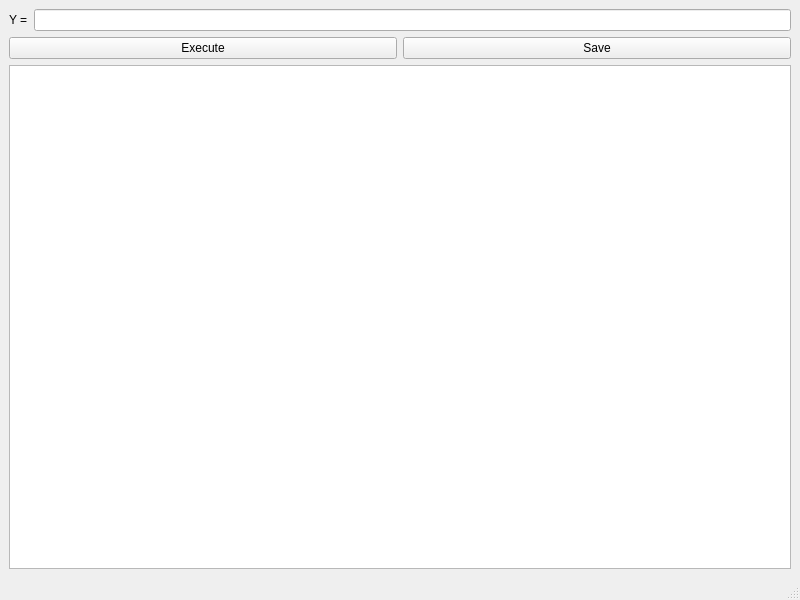
<?xml version="1.0" encoding="UTF-8"?>
<ui version="4.0">
 <class>MainWindow</class>
 <widget class="QMainWindow" name="MainWindow">
  <property name="geometry">
   <rect>
    <x>0</x>
    <y>0</y>
    <width>800</width>
    <height>600</height>
   </rect>
  </property>
  <property name="windowTitle">
   <string>MainWindow</string>
  </property>
  <widget class="QWidget" name="centralWidget">
   <layout class="QVBoxLayout" name="verticalLayout">
    <item>
     <layout class="QHBoxLayout" name="horizontalLayout">
      <item>
       <widget class="QLabel" name="label">
        <property name="text">
         <string>Y =</string>
        </property>
       </widget>
      </item>
      <item>
       <widget class="QLineEdit" name="inputEdit"/>
      </item>
     </layout>
    </item>
    <item>
     <layout class="QHBoxLayout" name="horizontalLayout_2">
      <item>
       <widget class="QPushButton" name="executeButton">
        <property name="text">
         <string>Execute</string>
        </property>
       </widget>
      </item>
      <item>
       <widget class="QPushButton" name="saveButton">
        <property name="text">
         <string>Save</string>
        </property>
       </widget>
      </item>
     </layout>
    </item>
    <item>
     <widget class="QGraphicsView" name="graphicsView">
      <property name="sizePolicy">
       <sizepolicy hsizetype="Expanding" vsizetype="Expanding">
        <horstretch>0</horstretch>
        <verstretch>0</verstretch>
       </sizepolicy>
      </property>
     </widget>
    </item>
   </layout>
  </widget>
  <widget class="QMenuBar" name="menuBar">
   <property name="geometry">
    <rect>
     <x>0</x>
     <y>0</y>
     <width>800</width>
     <height>21</height>
    </rect>
   </property>
  </widget>
  <widget class="QStatusBar" name="statusBar"/>
 </widget>
 <resources/>
 <connections>
  <connection>
   <sender>executeButton</sender>
   <signal>clicked()</signal>
   <receiver>MainWindow</receiver>
   <slot>onExecute()</slot>
   <hints>
    <hint type="sourcelabel">
     <x>193</x>
     <y>41</y>
    </hint>
    <hint type="destinationlabel">
     <x>399</x>
     <y>299</y>
    </hint>
   </hints>
  </connection>
  <connection>
   <sender>saveButton</sender>
   <signal>clicked()</signal>
   <receiver>MainWindow</receiver>
   <slot>onSave()</slot>
   <hints>
    <hint type="sourcelabel">
     <x>293</x>
     <y>41</y>
    </hint>
    <hint type="destinationlabel">
     <x>399</x>
     <y>299</y>
    </hint>
   </hints>
  </connection>
 </connections>
 <slots>
  <slot>onExecute()</slot>
  <slot>onSave()</slot>
 </slots>
</ui>
